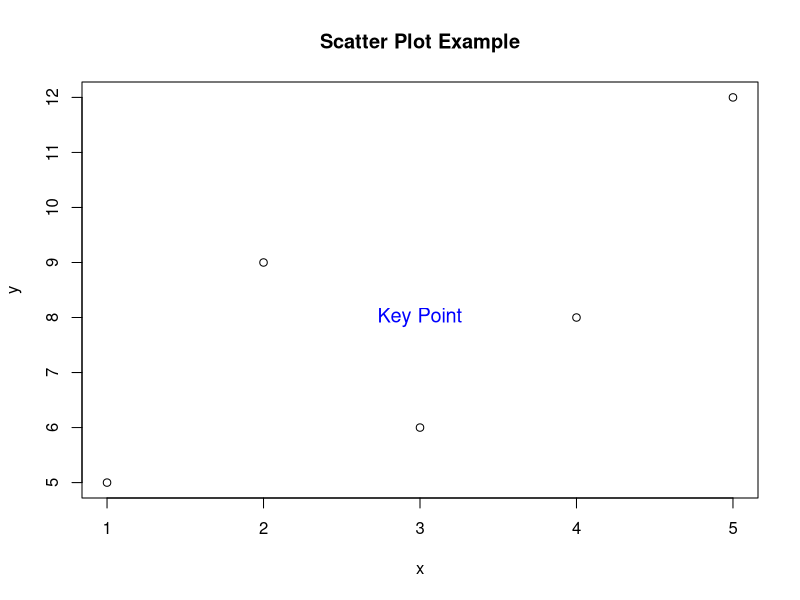
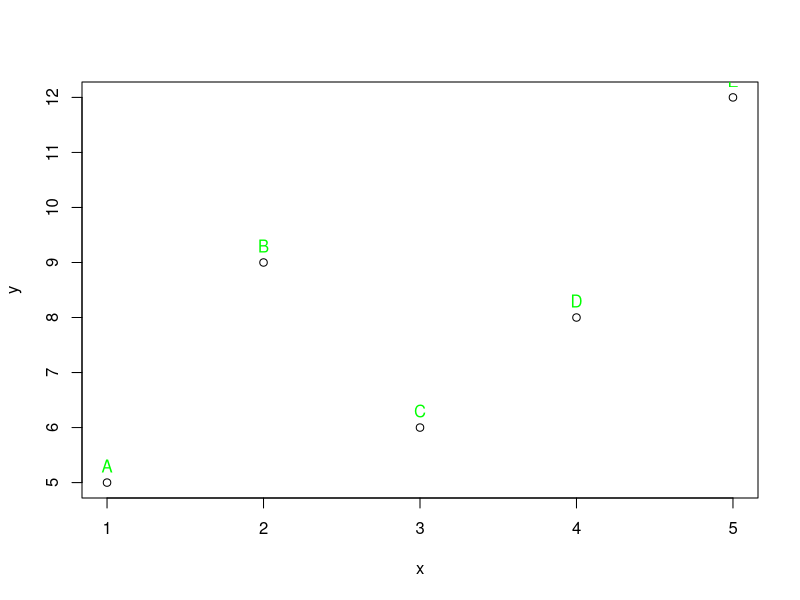
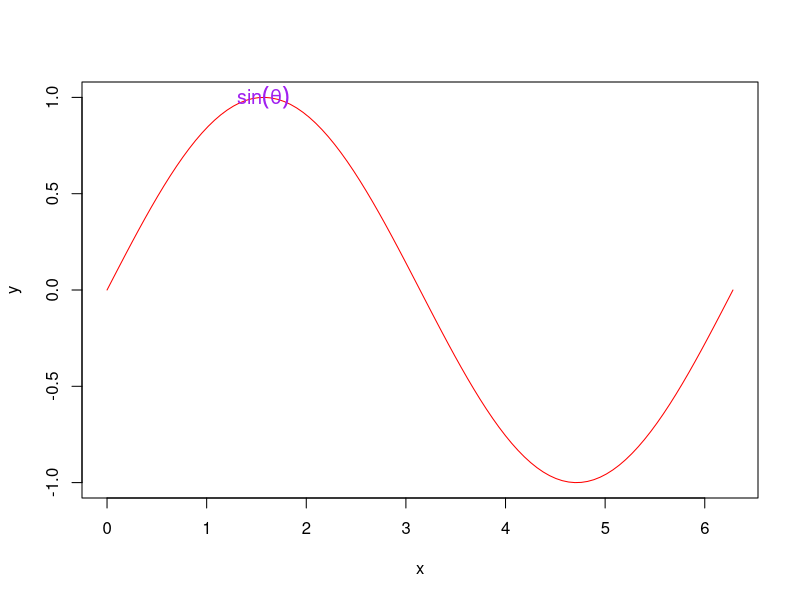

R code for these plots, in order:
## ---- chunk 1
# Create sample data
x <- c(1, 2, 3, 4, 5)
y <- c(5, 9, 6, 8, 12)
plot(x, y, main = "Scatter Plot Example")

# Add text annotation
text(3, 8, "Key Point", col = "blue", cex = 1.2)
## ---- chunk 2
# Continue from previous example
points <- c("A", "B", "C", "D", "E")
plot(x, y)
text(x, y, labels = points, pos = 3, col = "green")
## ---- chunk 3
# Create a sine wave plot
x <- seq(0, 2 * pi, length.out = 100)
y <- sin(x)
plot(x, y, type = "l", col = "red")

# Add equation using mathematical notation
text(pi/2, 1, expression(sin(theta)), col = "purple", cex = 1.2)
